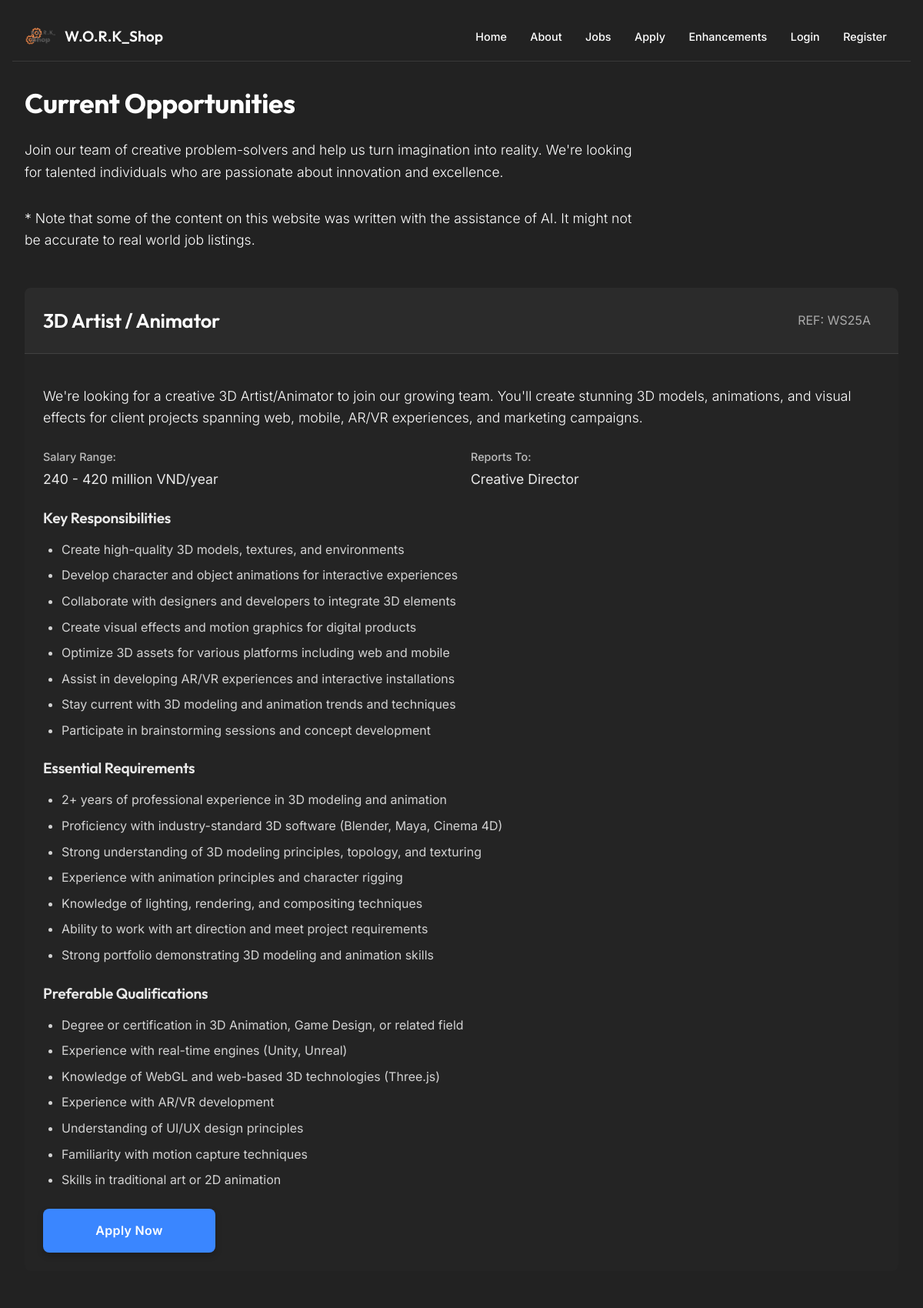
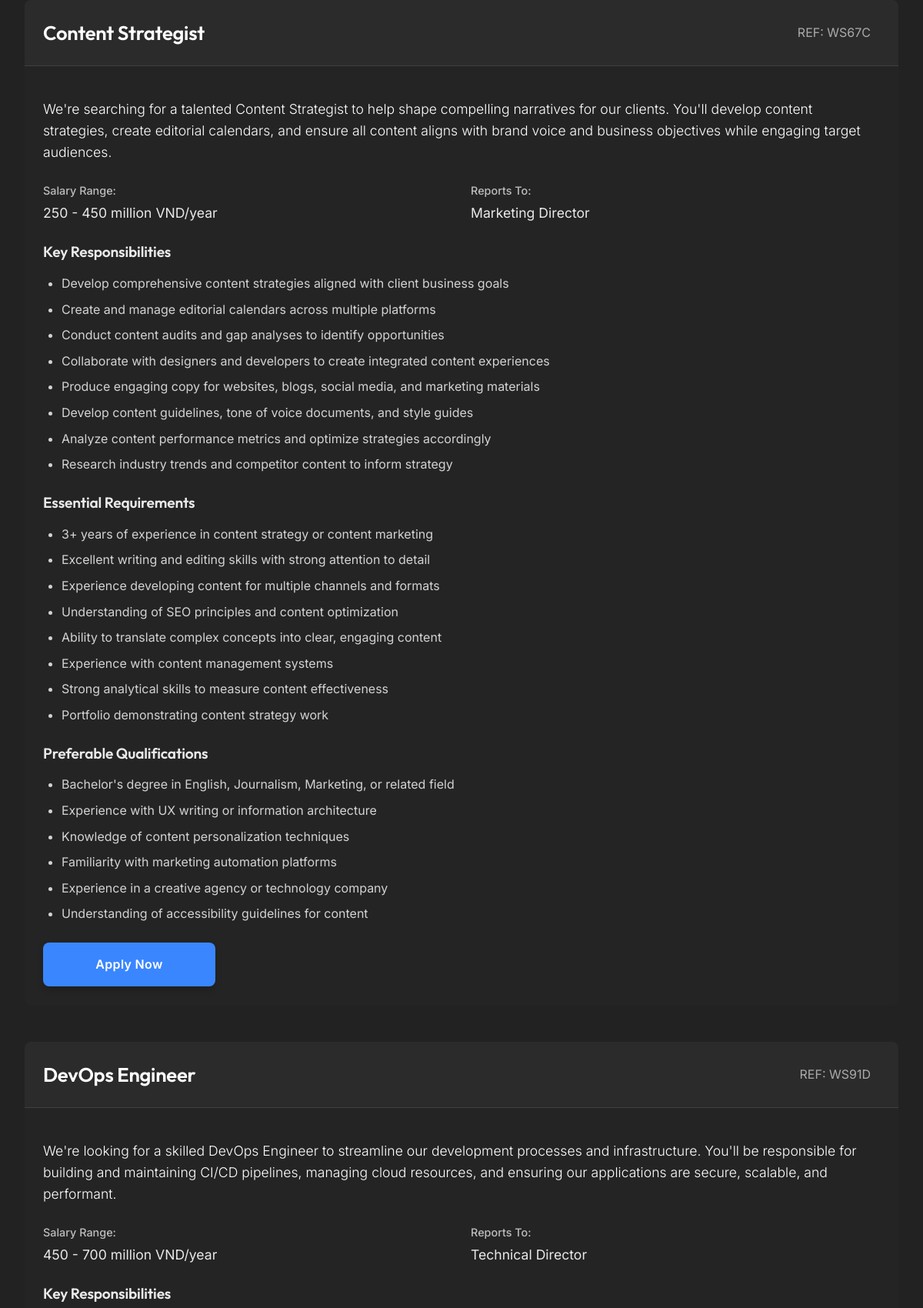
/jobs.php (upper part), run on the app's committed database (2 pictures, top to bottom).
### tables this page shows
CREATE TABLE `jobs` (
  `id` int(11) NOT NULL,
  `job_reference` varchar(10) NOT NULL,
  `title` varchar(100) NOT NULL,
  `brief` text NOT NULL,
  `salary_range` varchar(100) NOT NULL,
  `reports_to` varchar(100) NOT NULL,
  `responsibilities` text NOT NULL,
  `requirements` text NOT NULL,
  `qualifications` text NOT NULL,
  `created_at` timestamp NOT NULL DEFAULT current_timestamp(),
  `updated_at` timestamp NOT NULL DEFAULT current_timestamp() ON UPDATE current_timestamp()
);

### jobs.php (the view, shortened to what this page needs)
<!DOCTYPE html>
<html lang="en">
<head>
    <?php
    include 'header.inc';
    ?>
</head>
<body>
    <div class="container">
        <h1>Current Opportunities</h1>
        <p class="intro-text">Join our team of creative problem-solvers and help us turn imagination into reality. We're looking for talented individuals who are passionate about innovation and excellence.</p>
        <p class="intro-text">* Note that some of the content on this website was written with the assistance of AI. It might not be accurate to real world job listings.</p>
        <div class="jobs-list">
            <?php
            $conn = connectDB();
            $sql = "SELECT * FROM jobs ORDER BY title";
            $result = $conn->query($sql);
            if ($result && $result->num_rows > 0) {
                while ($job = $result->fetch_assoc()) {
                    $responsibilities = json_decode($job['responsibilities']);
                    $requirements = json_decode($job['requirements']);
                    $qualifications = json_decode($job['qualifications']);
                    ?>
                    <div class="job-card">
                        <div class="job-header">
                            <h2><?php echo htmlspecialchars($job['title']); ?></h2>
                            <span class="job-ref">REF: <?php echo htmlspecialchars($job['job_reference']); ?></span>
                        </div>
                        <div class="job-brief">
                            <p><?php echo htmlspecialchars($job['brief']); ?></p>
                        </div>
                        <div class="job-details">
                            <div class="job-meta">
                                <div class="meta-item">
                                    <span class="meta-label">Salary Range:</span>
                                    <span class="meta-value"><?php echo htmlspecialchars($job['salary_range']); ?></span>
                                </div>
                                <div class="meta-item">
                                    <span class="meta-label">Reports To:</span>
                                    <span class="meta-value"><?php echo htmlspecialchars($job['reports_to']); ?></span>
                                </div>
                            </div>
                            <div class="job-section">
                                <h3>Key Responsibilities</h3>
                                <ul>
                                    <?php foreach ($responsibilities as $item): ?>
                                        <li><?php echo htmlspecialchars($item); ?></li>
                                    <?php endforeach; ?>
                                </ul>
                            </div>
                            <div class="job-section">
                                <h3>Essential Requirements</h3>
                                <ul>
                                    <?php foreach ($requirements as $item): ?>
                                        <li><?php echo htmlspecialchars($item); ?></li>
                                    <?php endforeach; ?>
                                </ul>
                            </div>
                            <div class="job-section">
                                <h3>Preferable Qualifications</h3>
                                <ul>
                                    <?php foreach ($qualifications as $item): ?>
                                        <li><?php echo htmlspecialchars($item); ?></li>
                                    <?php endforeach; ?>
                                </ul>
                            </div>
                            <a href="apply.php?job=<?php echo htmlspecialchars($job['job_reference']); ?>" class="btn-apply">Apply Now</a>
                        </div>
                    </div>
                    <?php
                }
            } else {
                echo "<p>No job openings available at this time. Please check back later.</p>";
            }
            ?>
        </div>
    </div>
</body>
</html>

### styles/style.css (style rules this page uses)
* { color: white; }
body { background-color: rgb(34, 34, 34); color: white; font-family: 'Inter', system-ui, -apple-system, BlinkMacSystemFont, sans-serif; line-height: 1.6; margin: 1em; padding: 0; }
p, h1, h2, h3, h4, h5, h6, span, a, label, li, input, select, textarea { background: transparent; }
h1, h2, h3, h4, h5, h6 { margin-inline: 0; font-family: 'Outfit', system-ui, -apple-system, BlinkMacSystemFont, sans-serif; font-weight: 600; line-height: 1.3; letter-spacing: -0.01em; }
h1 { font-size: 2.2rem; font-weight: 700; }
h2 { font-size: 1.8rem; }
h3 { font-size: 1.4rem; }
p { font-weight: 300; margin-bottom: 1rem; }
.container { max-width: 75rem; margin: 0 auto; padding: 0 1rem; }
.jobs-list { margin: 3rem 0; }
.intro-text { max-width: 50rem; margin-bottom: 2rem; font-size: 1.1rem; }
.job-card { margin-bottom: 3rem; border-radius: 0.5rem; overflow: hidden; background-color: rgba(40, 40, 40, 0.3); transition: transform 0.3s ease, box-shadow 0.3s ease; }
.job-header { padding: 1.5rem; background-color: rgba(50, 50, 50, 0.5); border-bottom: 0.0625rem solid rgba(255, 255, 255, 0.1); display: flex; justify-content: space-between; align-items: center; }
.job-header h2 { margin: 0; font-size: 1.6rem; }
.job-ref { font-family: 'Inter', sans-serif; font-size: 0.9rem; color: rgba(255, 255, 255, 0.7); padding: 0.35rem 0.75rem; border-radius: 0.25rem; }
.job-brief { padding: 1.5rem 1.5rem 0; }
.job-brief p { font-size: 1.1rem; margin-bottom: 1.5rem; }
.job-details { padding: 0 1.5rem 1.5rem; }
.job-meta { display: flex; flex-wrap: wrap; margin-bottom: 1.5rem; gap: 1.5rem; }
.meta-item { flex: 1; min-width: 12rem; }
.meta-label { display: block; font-size: 0.9rem; font-weight: 500; color: rgba(255, 255, 255, 0.7); margin-bottom: 0.25rem; }
.meta-value { font-size: 1.1rem; color: rgba(255, 255, 255, 0.9); }
.job-section { margin-bottom: 1.5rem; }
.job-section h3 { font-size: 1.2rem; margin: 0 0 1rem 0; color: rgba(255, 255, 255, 0.9); }
.job-section ul { margin: 0 0 1.5rem 1.5rem; padding: 0; }
.job-section li { margin-bottom: 0.5rem; color: rgba(255, 255, 255, 0.8); }
.btn-apply { display: inline-block; background-color: rgb(42, 42, 42); color: white; padding: 0.8rem 1.5rem; border-radius: 0.25rem; text-decoration: none; font-weight: 500; margin-top: 1rem; transition: all 0.2s ease; }
.btn-apply, .btn-reset { display: inline-block; min-width: 10rem; padding: 1rem 2rem; border-radius: 0.5rem; font-weight: 600; font-size: 1rem; cursor: pointer; transition: all 0.3s ease; letter-spacing: 0.02em; text-align: center; }
.btn-apply { background-color: #3A86FF; color: white; border: none; box-shadow: 0 0.25rem 0.5rem rgba(0, 0, 0, 0.2); margin-top: -0.01em; }
.job-ref { font-size: 1rem; font-weight: normal; color: rgba(255, 255, 255, 0.6); margin-left: 1rem; }

### data on the page
jobs: title "3D Artist / Animator", job_reference "WS25A", brief "We're looking for a creative 3D Artist/Animator to join our growing team. You'll create stunning 3D models, animations, and visual effects for client projects spanning web, mobile, AR/VR experiences, and marketing campaigns.", salary_range "240 - 420 million VND/year", reports_to "Creative Director", responsibilities "Create high-quality 3D models, textures, and environments", responsibilities "Develop character and object animations for interactive experiences", responsibilities "Collaborate with designers and developers to integrate 3D elements", responsibilities "Create visual effects and motion graphics for digital products", responsibilities "Optimize 3D assets for various platforms including web and mobile", responsibilities "Assist in developing AR/VR experiences and interactive installations", responsibilities "Stay current with 3D modeling and animation trends and techniques", responsibilities "Participate in brainstorming sessions and concept development", requirements "2+ years of professional experience in 3D modeling and animation", requirements "Proficiency with industry-standard 3D software (Blender, Maya, Cinema 4D)", requirements "Strong understanding of 3D modeling principles, topology, and texturing", requirements "Experience with animation principles and character rigging", requirements "Knowledge of lighting, rendering, and compositing techniques", requirements "Ability to work with art direction and meet project requirements", requirements "Strong portfolio demonstrating 3D modeling and animation skills", qualifications "Degree or certification in 3D Animation, Game Design, or related field", qualifications "Experience with real-time engines (Unity, Unreal)", qualifications "Knowledge of WebGL and web-based 3D technologies (Three.js)", qualifications "Experience with AR/VR development", qualifications "Understanding of UI/UX design principles", qualifications "Familiarity with motion capture techniques", qualifications "Skills in traditional art or 2D animation"
jobs: title "Content Strategist", job_reference "WS67C", brief "We're searching for a talented Content Strategist to help shape compelling narratives for our clients. You'll develop content strategies, create editorial calendars, and ensure all content aligns with brand voice and business objectives while engaging target audiences.", salary_range "250 - 450 million VND/year", reports_to "Marketing Director", responsibilities "Develop comprehensive content strategies aligned with client business goals", responsibilities "Create and manage editorial calendars across multiple platforms", responsibilities "Conduct content audits and gap analyses to identify opportunities", responsibilities "Collaborate with designers and developers to create integrated content experiences", responsibilities "Produce engaging copy for websites, blogs, social media, and marketing materials", responsibilities "Develop content guidelines, tone of voice documents, and style guides", responsibilities "Analyze content performance metrics and optimize strategies accordingly", responsibilities "Research industry trends and competitor content to inform strategy", requirements "3+ years of experience in content strategy or content marketing", requirements "Excellent writing and editing skills with strong attention to detail", requirements "Experience developing content for multiple channels and formats", requirements "Understanding of SEO principles and content optimization", requirements "Ability to translate complex concepts into clear, engaging content", requirements "Experience with content management systems", requirements "Strong analytical skills to measure content effectiveness", requirements "Portfolio demonstrating content strategy work", qualifications "Bachelor's degree in English, Journalism, Marketing, or related field", qualifications "Experience with UX writing or information architecture", qualifications "Knowledge of content personalization techniques", qualifications "Familiarity with marketing automation platforms", qualifications "Experience in a creative agency or technology company", qualifications "Understanding of accessibility guidelines for content"
jobs: title "DevOps Engineer", job_reference "WS91D", brief "We're looking for a skilled DevOps Engineer to streamline our development processes and infrastructure. You'll be responsible for building and maintaining CI/CD pipelines, managing cloud resources, and ensuring our applications are secure, scalable, and performant.", salary_range "450 - 700 million VND/year", reports_to "Technical Director"
